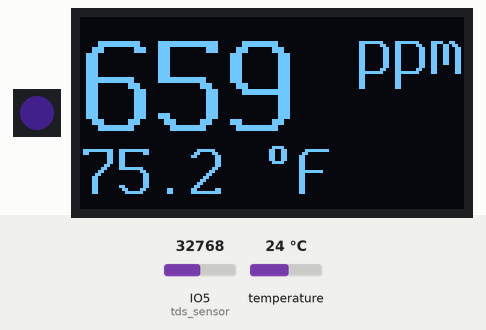
Simulated run of this program. Board: ESP32 board running CircuitPython. Parts: 1 RGB LEDs in strip order, left to right, 128×64 one-colour display. The test bench sets the inputs (shaded band); at power-on: temperature 24 °C, IO5 (tds_sensor) = 32768 (analog values on the 0–65535 scale). Dim RGB values are drawn brighter than linear; random numbers come from a fixed seed; what the program prints to the serial console is not drawn.

Above: at 1.9 s.
2.0 s: temperature set to 12 °C
At 3.1 s:
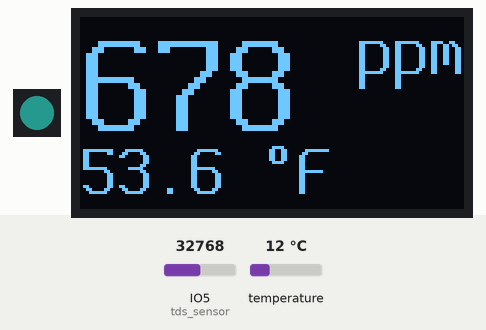
5.0 s: IO5 (tds_sensor) set to 45874
At 6.6 s:
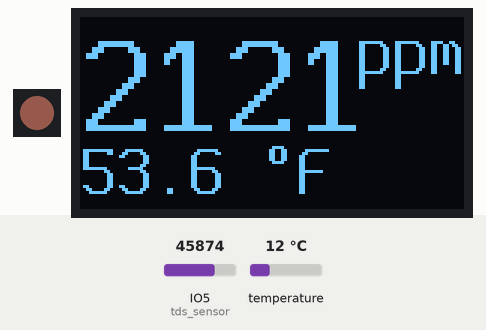
8.0 s: temperature set to 19 °C
At 9.1 s:
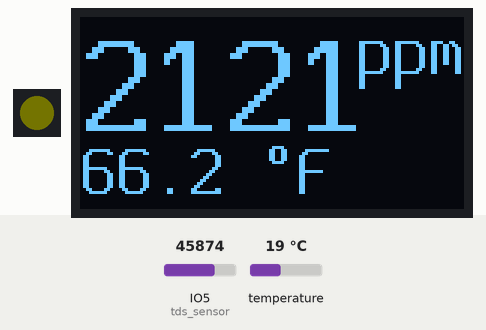
10.8 s: IO5 (tds_sensor) set to 57670
At 13.7 s:
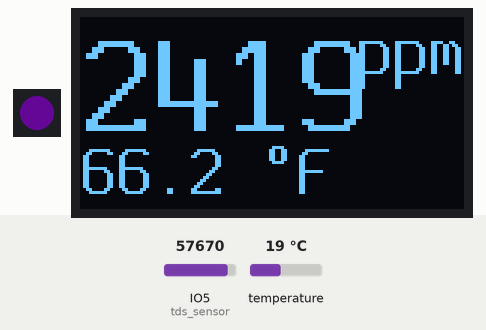
13.8 s: temperature set to 28 °C
At 14.9 s:
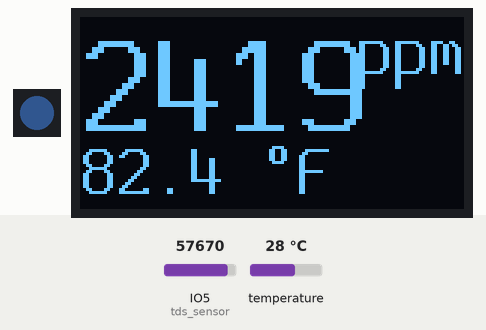
16.8 s: IO5 (tds_sensor) set to 65535
At 25.2 s:
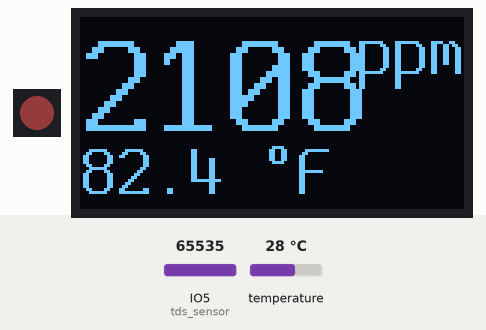
Timing chart, 0 to 52.9 s (numbered marks = the images above; inputs shaded):
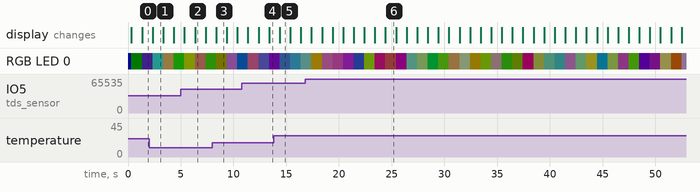

The program:

code.py
```python
# KS0429 keyestudio TDS Meter
import time
import board
import busio
import analogio
import displayio
import i2cdisplaybus
from adafruit_thermistor import Thermistor
from adafruit_display_text import label
from adafruit_bitmap_font import bitmap_font
from adafruit_displayio_ssd1306 import SSD1306
import watchdog
import microcontroller
import neopixel
from random import randint

displayio.release_displays()

led = neopixel.NeoPixel(board.NEOPIXEL, 1)
led.brightness = 0.1  # 10% brightness
led.fill((0, 0, 255))  # initially blue

wdt = microcontroller.watchdog
wdt.timeout = 5
wdt.mode = watchdog.WatchDogMode.RESET  # RAISE or RESET

time.sleep(0.3)  # give oled time to boot
led.fill((222, 0, 0))  # RED indicates WDT set

# displayio.release_displays()
i2c = busio.I2C(board.IO1, board.IO2)
display_bus = i2cdisplaybus.I2CDisplayBus(i2c, device_address=0x3C)
oled = SSD1306(display_bus, width=128, height=64, rotation=180)

# Make the display context
splash = displayio.Group()
oled.root_group = splash

oled_bitmap = displayio.Bitmap(128, 64, 1)
oled_palette = displayio.Palette(1)
oled_palette[0] = 0x000000  # Black screen

# Draw a label
text1 = "----"
text2 = "temp"
WHITE = 0xFFFFFF
font = bitmap_font.load_font("/fonts/spleen-12x24.bdf")

tds_text = label.Label(font=font, text=text1, color=WHITE, scale=2)
tds_text.anchor_point = (0.0, 0.0)  # point on text
tds_text.anchored_position = (0, 0)  # screen position

ppm_text = label.Label(font=font, text="ppm", color=WHITE, scale=1)
ppm_text.anchor_point = (1.0, 0.0)
ppm_text.anchored_position = (128, 0)  # screen position

therm_text = label.Label(font=font, text=text2, color=WHITE, scale=1)
therm_text.anchor_point = (0.0, 1.0)  # point on text
therm_text.anchored_position = (0, 64)  # screen position

for item in (tds_text, ppm_text, therm_text):
    splash.append(item)

# Constants for thermistor
SAMPLE_COUNT = 10
# SAMPLE_DELAY = 0.05  # seconds between samples
# READ_DELAY = 1.0  # seconds between average reports

# Setup thermistor
thermistor = Thermistor(board.IO8, 10800.0, 10000.0, 25.0, 3950.0, high_side=True)


def get_average_temp():
    temps_c = [thermistor.temperature for _ in range(SAMPLE_COUNT)]
    avg_c = sum(temps_c) / SAMPLE_COUNT
    avg_f = (avg_c * 1.8) + 32
    return avg_c, avg_f

# Configuration of TDS meter
TdsSensorPin = board.D5  # Analog input pin
VREF = 3.3  # CircuitPython typically uses 3.3V reference
SCOUNT = 30  # Number of samples for averaging

# Variables for TDS meter
analogBuffer = [0] * SCOUNT
analogBufferTemp = [0] * SCOUNT
analogBufferIndex = 0
copyIndex = 0
averageVoltage = 0.0
tdsValue = 0.0
avg_c = 25.0  # initial value for compensation

# Analog input setup
tds_sensor = analogio.AnalogIn(TdsSensorPin)

# Median filtering function
def getMedianNum(bArray, iFilterLen):
    bTab = bArray[:]  # Create a copy of the array
    for j in range(iFilterLen - 1):
        for i in range(iFilterLen - j - 1):
            if bTab[i] > bTab[i + 1]:
                bTemp = bTab[i]
                bTab[i] = bTab[i + 1]
                bTab[i + 1] = bTemp
    if (iFilterLen & 1) > 0:
        bTemp = bTab[(iFilterLen - 1) // 2]
    else:
        bTemp = (bTab[iFilterLen // 2] + bTab[iFilterLen // 2 - 1]) / 2
    return bTemp


# Main loop
analogSampleTimepoint = time.monotonic()
printTimepoint = time.monotonic()
led.fill((0, 28, 0))  # LED green

while True:
    if time.monotonic() - analogSampleTimepoint > 0.04:  # 40 milliseconds
        analogSampleTimepoint = time.monotonic()
        analogBuffer[analogBufferIndex] = tds_sensor.value  # read analog value
        analogBufferIndex += 1
        if analogBufferIndex == SCOUNT:
            analogBufferIndex = 0

    if time.monotonic() - printTimepoint > 1.0:  # >1 second
        printTimepoint = time.monotonic()

        # Convert analog reading to voltage
        averageVoltage = getMedianNum(analogBuffer, SCOUNT) * (
            VREF / 65535.0
        )  # 16 bit reading.

        # Temperature compensation
        compensationCoefficient = 1.0 + 0.02 * (avg_c - 25.0)
        compensationVoltage = averageVoltage / compensationCoefficient

        # Convert voltage to TDS value
        tdsValue = (
            133.42 * compensationVoltage * compensationVoltage * compensationVoltage
            - 255.86 * compensationVoltage * compensationVoltage
            + 857.39 * compensationVoltage
        ) * 0.5

        avg_c, avg_f = get_average_temp()
        print(f"Temperature: {avg_c:.1f}°C = {avg_f:.1f}°F")
        therm_text.text = f"{avg_f:.1f} °F"
        print(f"voltage: {averageVoltage:.2f} V = ", f"TDS Value: {tdsValue:.0f} ppm")
        tds_text.text = "{:.0f}".format(tdsValue)
        wdt.feed()  # feed the watchdog timer so it doesn't timeout
        led[0] = (randint(0, 255), randint(0, 255), randint(0, 255))
```

Measured:
- what the display in image 1 shows lasts 1.0 s, from 2.4 s to 3.4 s
